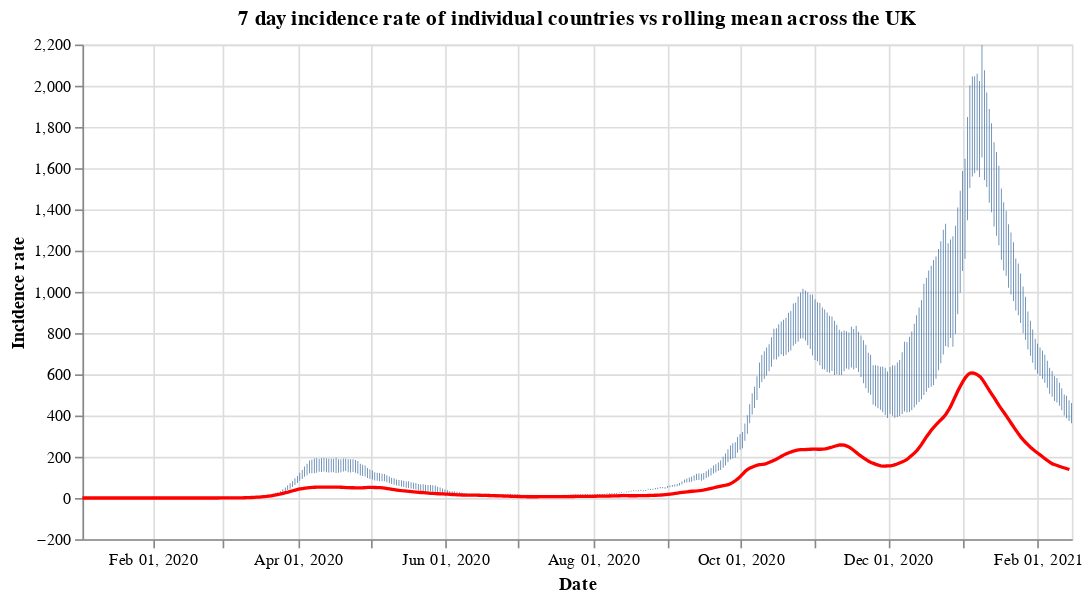

Notebook code cell kept with this figure:
### Code cell
#collapse
countries = uk_cases['areaName'].unique()
countries.sort()

selection = alt.selection_single(
    name='Select',
    fields=['areaName'],
    init={'areaName': 'Wales'},
    bind={'areaName': alt.binding_select(options=countries)}
)

# scatter plot, modify opacity based on selection
bars = alt.Chart(uk_cases).mark_bar().add_selection(
    selection
).encode(
    x=alt.X("yearmonthdate(date):T", axis=alt.Axis(title='Date')),
    y=alt.Y("weeklyCasesRate:Q", axis=alt.Axis(title='Incidence rate')),
    tooltip='weeklyCasesRate:Q',
    opacity=alt.condition(selection, alt.value(1), alt.value(0))
).properties(title=f'7 day incidence rate of individual countries vs rolling mean across the UK', width=600)

line = alt.Chart(overview_cases).mark_line(
    color='red',
    size=2,
).transform_window(
    rolling_mean='mean(weeklyCasesRate)',
    frame=[0, 7]
).encode(
    x='yearmonthdate(date):T',
    y='rolling_mean:Q'
)

alt.layer(bars, line)

### Figure 1 — Vega-Lite specification as saved in the notebook (floating-point values rounded to 4 significant figures; data arrays with more than 128 entries replaced by an {"elided": "..."} marker saying what was removed)
{"config": {"view": {"continuousWidth": 400, "continuousHeight": 300}}, "layer": [{"data": {"name": "data-8224921bb7e4dd033c10f2bb42171a2e"}, "mark": "bar", "encoding": {"opacity": {"condition": {"value": 1, "selection": "Select"}, "value": 0}, "tooltip": {"type": "quantitative", "field": "weeklyCasesRate"}, "x": {"type": "temporal", "axis": {"title": "Date"}, "field": "date", "timeUnit": "yearmonthdate"}, "y": {"type": "quantitative", "axis": {"title": "Incidence rate"}, "field": "weeklyCasesRate"}}, "selection": {"Select": {"type": "single", "fields": ["areaName"], "init": {"areaName": "Wales"}, "bind": {"areaName": {"input": "select", "options": ["England", "Northern Ireland", "Scotland", "Wales"]}}}}, "title": "7 day incidence rate of individual countries vs rolling mean across the UK", "width": 600}, {"data": {"name": "data-2d01d713ac3871df091550fb139d3916"}, "mark": {"type": "line", "color": "red", "size": 2}, "encoding": {"x": {"type": "temporal", "field": "date", "timeUnit": "yearmonthdate"}, "y": {"type": "quantitative", "field": "rolling_mean"}}, "transform": [{"window": [{"op": "mean", "field": "weeklyCasesRate", "as": "rolling_mean"}], "frame": [0, 7]}]}], "$schema": "https://vega.github.io/schema/vega-lite/v4.8.1.json", "datasets": {"data-8224921bb7e4dd033c10f2bb42171a2e": {"elided": "1636 records"}, "data-2d01d713ac3871df091550fb139d3916": {"elided": "409 records"}}}
